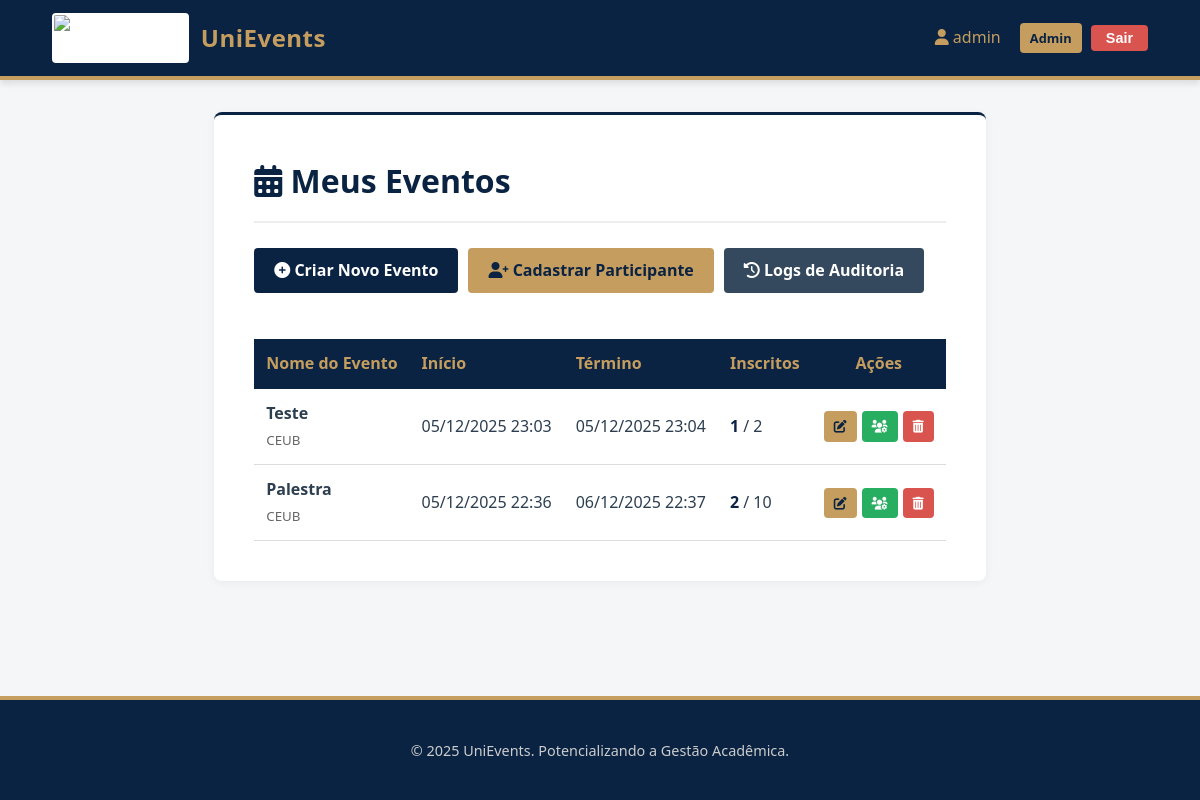
Screenshot of /dashboard/organizador/ (signed in) with the database file from the repository.
### sgea_app/models.py (models this page shows, shortened)
class Usuario(AbstractUser):
    PERFIL_CHOICES = (
        ('aluno', 'Aluno'),
        ('professor', 'Professor'),
        ('organizador', 'Organizador'),
    )
    telefone = models.CharField(max_length=15, blank=True, null=True, help_text="Telefone de contato do usuário.")
    instituicao_ensino = models.CharField(max_length=255, blank=True, null=True, help_text="Instituição de ensino (obrigatório para alunos e professores).")
    perfil = models.CharField(max_length=15, choices=PERFIL_CHOICES, default='aluno', help_text="Perfil do usuário no sistema.")
    class Meta:
        db_table = "usuario"
        verbose_name = "Usuário"
        verbose_name_plural = "Usuários"

class Evento(models.Model):
    TIPO_EVENTO_CHOICES = (
        ('seminario', 'Seminário'),
        ('palestra', 'Palestra'),
        ('congresso', 'Congresso'),
        ('workshop', 'Workshop'),
        ('outro', 'Outro'),
    )
    nome = models.CharField(max_length=200, help_text="Nome ou título do evento.")
    tipo_evento = models.CharField(max_length=50, choices=TIPO_EVENTO_CHOICES, help_text="Tipo do evento (ex: seminário, palestra).")
    data_inicio = models.DateTimeField(help_text="Data e hora de início do evento.")
    data_fim = models.DateTimeField(help_text="Data e hora de término do evento.")
    local = models.CharField(max_length=255, help_text="Local onde o evento ocorrerá.")
    quantidade_participantes = models.PositiveIntegerField(
        default=0,
        validators=[MinValueValidator(0)],
        help_text="Número máximo de participantes permitidos.")
    banner = models.ImageField(
        upload_to='eventos/banners/',
        blank=True,
        null=True,
        help_text="Imagem promocional do evento (apenas .jpg, .png, .jpeg).",
        validators=[FileExtensionValidator(allowed_extensions=['jpg', 'jpeg', 'png'])]
    )
    organizador = models.ForeignKey(
        settings.AUTH_USER_MODEL,
        on_delete=models.SET_NULL,
        null=True,
        related_name='eventos_organizados',
        limit_choices_to={'perfil': 'organizador'},
        help_text="Organizador responsável pelo evento."
    )
    participantes = models.ManyToManyField(
        settings.AUTH_USER_MODEL,
        through='Inscricao',
        related_name='eventos_inscritos',
        blank=True
    )
    professor_responsavel = models.ForeignKey(
        settings.AUTH_USER_MODEL,
        on_delete=models.SET_NULL,
        null=True,
        related_name='eventos_responsavel',
        limit_choices_to={'perfil': 'professor'},
        help_text="Professor responsável pelo evento."
    )
    data_criacao = models.DateTimeField(auto_now_add=True)
    data_atualizacao = models.DateTimeField(auto_now=True)
    class Meta:
        db_table = "evento"
        ordering = ["-data_inicio", "nome"]
        verbose_name = "Evento"
        verbose_name_plural = "Eventos"

### sgea_app/views.py (the view)
# urls.py: path('dashboard/organizador/', views.organizador_dashboard, name='organizador_dashboard'),
@login_required
def organizador_dashboard(request):
    if request.user.perfil != 'organizador':
        return redirect('participantes_dashboard')
    eventos = Evento.objects.filter(organizador=request.user).order_by('-data_inicio')
    context = {
        'eventos': eventos
    }
    return render(request, 'sgea_app/dashboard/organizador_dashboard.html', context)

### sgea_app/templates/sgea_app/dashboard/organizador_dashboard.html (shortened to what this page needs)
{% extends 'sgea_app/base.html' %}
{% block content %}
<div class="card">
    <div style="display: flex; justify-content: space-between; align-items: center; border-bottom: 2px solid #eee; padding-bottom: 15px; margin-bottom: 25px;">
        <h1 style="margin: 0;"><i class="fas fa-calendar-alt"></i> Meus Eventos</h1>
    </div>
    <div style="margin-bottom: 30px; display: flex; gap: 10px; flex-wrap: wrap;">
        <a href="{% url 'criar_evento' %}" class="btn btn-primary">
            <i class="fas fa-plus-circle"></i> Criar Novo Evento
        </a>
        <a href="{% url 'organizador_cadastrar_participante' %}" class="btn btn-secondary">
            <i class="fas fa-user-plus"></i> Cadastrar Participante
        </a>
        <a href="{% url 'logs_auditoria' %}" class="btn" style="background-color: #34495e; color: white;">
            <i class="fas fa-history"></i> Logs de Auditoria
        </a>
    </div>
    {% if eventos %}
        <div class="table-responsive">
            <table>
                <thead>
                    <tr>
                        <th>Nome do Evento</th>
                        <th>Início</th>
                        <th>Término</th>
                        <th>Inscritos</th>
                        <th style="text-align: center;">Ações</th>
                    </tr>
                </thead>
                <tbody>
                    {% for evento in eventos %}
                    <tr>
                        <td>
                            <strong>{{ evento.nome }}</strong><br>
                            <small style="color: #666;">{{ evento.local }}</small>
                        </td>
                        <td>{{ evento.data_inicio|date:"d/m/Y H:i" }}</td>
                        <td>{{ evento.data_fim|date:"d/m/Y H:i" }}</td>
                        <td>
                            <span style="font-weight: bold; color: var(--primary-color);">{{ evento.participantes.count }}</span>
                            / {{ evento.quantidade_participantes }}
                        </td>
                        <td style="text-align: center;">
                            <div style="display: flex; justify-content: center; gap: 5px;">
                                <a href="{% url 'atualizar_evento' evento.pk %}" class="btn btn-secondary" style="padding: 5px 10px; font-size: 0.8rem;" title="Editar">
                                    <i class="fas fa-edit"></i>
                                </a>
                                <a href="{% url 'gerenciar_participantes' evento.pk %}" class="btn btn-success" style="padding: 5px 10px; font-size: 0.8rem;" title="Gerenciar Participantes">
                                    <i class="fas fa-users-cog"></i>
                                </a>
                                <a href="{% url 'deletar_evento' evento.pk %}" class="btn btn-danger" style="padding: 5px 10px; font-size: 0.8rem;" title="Excluir">
                                    <i class="fas fa-trash-alt"></i>
                                </a>
                            </div>
                        </td>
                    </tr>
                    {% endfor %}
                </tbody>
            </table>
        </div>
    {% else %}
        <div style="text-align: center; padding: 40px; background: #f9f9f9; border-radius: 8px;">
            <p style="color: #666; font-size: 1.2rem; margin-bottom: 15px;">Você ainda não criou nenhum evento.</p>
            <a href="{% url 'criar_evento' %}" class="btn btn-primary">Começar Agora</a>
        </div>
    {% endif %}
</div>
{% endblock %}

### sgea_app/templates/sgea_app/base.html (shortened to what this page needs)
{% load static %}
<!DOCTYPE html>
<html lang="pt-br">
<head>
    <link rel="stylesheet" href="{% static 'css/style.css' %}">
    <link rel="stylesheet" href="https://cdnjs.cloudflare.com/ajax/libs/font-awesome/6.0.0/css/all.min.css">
</head>
<body>
    <header class="main-header">
        <div class="container" style="margin: 0; max-width: 100%; display: flex; justify-content: space-between; align-items: center;">
            <a href="{% if user.is_authenticated %}{% url 'participantes_dashboard' %}{% else %}{% url 'login' %}{% endif %}" class="brand-wrapper">
                <img src="{% static 'img/logo.png' %}" alt="Logo UniEvents" class="logo-img">
                <span class="brand-name">UniEvents</span>
            </a>
            <nav>
                {% if user.is_authenticated %}
                    <span style="margin-right: 15px; color: var(--secondary-color);">
                        <i class="fas fa-user"></i> {{ user.first_name|default:user.username }}
                    </span>
                    {% if user.perfil == 'organizador' %}
                        <a href="{% url 'organizador_dashboard' %}" class="btn btn-secondary" style="padding: 5px 10px; font-size: 0.8rem; margin-right: 5px;">Admin</a>
                    {% endif %}
                    <form action="{% url 'logout' %}" method="post" style="display:inline;">
                        <button type="submit" class="btn btn-danger" style="padding: 5px 15px; font-size: 0.9rem;">Sair</button>
                    </form>
                {% else %}
                    <a href="{% url 'login' %}" style="color: var(--white); text-decoration: none; font-weight: bold;">Login</a>
                {% endif %}
            </nav>
        </div>
    </header>
    <main class="container">
        {% block content %}
        {% endblock %}
    </main>
    <footer class="main-footer">
        <p>&copy; 2025 UniEvents. Potencializando a Gestão Acadêmica.</p>
    </footer>
</body>
</html>

### sgea_app/static/css/style.css (style rules this page uses)
:root { --primary-color: #0a2342; --secondary-color: #c59d5f; --accent-color: #1a3c6e; --text-color: #2c3e50; --bg-color: #f4f6f8; --white: #ffffff; --danger: #d9534f; --success: #27ae60; --font-main: 'Segoe UI', 'Roboto', Helvetica, Arial, sans-serif; }
* { box-sizing: border-box; }
body { font-family: var(--font-main); background-color: var(--bg-color); color: var(--text-color); margin: 0; padding: 0; line-height: 1.6; display: flex; flex-direction: column; min-height: 100vh; }
.main-header { background-color: var(--primary-color); color: var(--white); padding: 0.8rem 2rem; display: flex; justify-content: space-between; align-items: center; box-shadow: 0 4px 6px rgba(0,0,0,0.1); border-bottom: 4px solid var(--secondary-color); }
.brand-wrapper { display: flex; align-items: center; text-decoration: none; color: var(--white); gap: 12px; }
.logo-img { height: 50px; width: auto; border-radius: 4px; background-color: var(--white); padding: 2px; }
.brand-name { font-size: 1.5rem; font-weight: bold; letter-spacing: 0.5px; color: var(--secondary-color); }
.container { max-width: 1100px; margin: 2rem auto; padding: 0 20px; flex: 1; }
.card { background: var(--white); padding: 2.5rem; border-radius: 8px; box-shadow: 0 2px 10px rgba(0,0,0,0.05); margin-bottom: 2rem; border-top: 3px solid var(--primary-color); }
h1, h2, h3 { color: var(--primary-color); margin-top: 0; }
.btn { display: inline-block; padding: 10px 20px; border-radius: 4px; text-decoration: none; font-weight: 600; cursor: pointer; border: none; transition: all 0.3s ease; text-align: center; }
.btn-primary { background-color: var(--primary-color); color: var(--white); }
.btn-secondary { background-color: var(--secondary-color); color: var(--primary-color); }
.btn-danger { background-color: var(--danger); color: white; }
.btn-success { background-color: var(--success); color: white; }
.table-responsive { overflow-x: auto; }
table { width: 100%; border-collapse: collapse; margin-top: 1rem; }
th { background-color: var(--primary-color); color: var(--secondary-color); padding: 12px; text-align: left; }
td { padding: 12px; border-bottom: 1px solid #ddd; }
.main-footer { background-color: var(--primary-color); color: #ccc; text-align: center; padding: 1.5rem; margin-top: auto; font-size: 0.9rem; border-top: 4px solid var(--secondary-color); }

### rows the page displays
Usuario: first_name "admin"
Evento: nome "Teste", local "CEUB", data_inicio "05/12/2025 23:03", data_fim "05/12/2025 23:04", participantes.count "1", quantidade_participantes "2"
Evento: nome "Palestra", local "CEUB", data_inicio "05/12/2025 22:36", data_fim "06/12/2025 22:37", participantes.count "2", quantidade_participantes "10"
